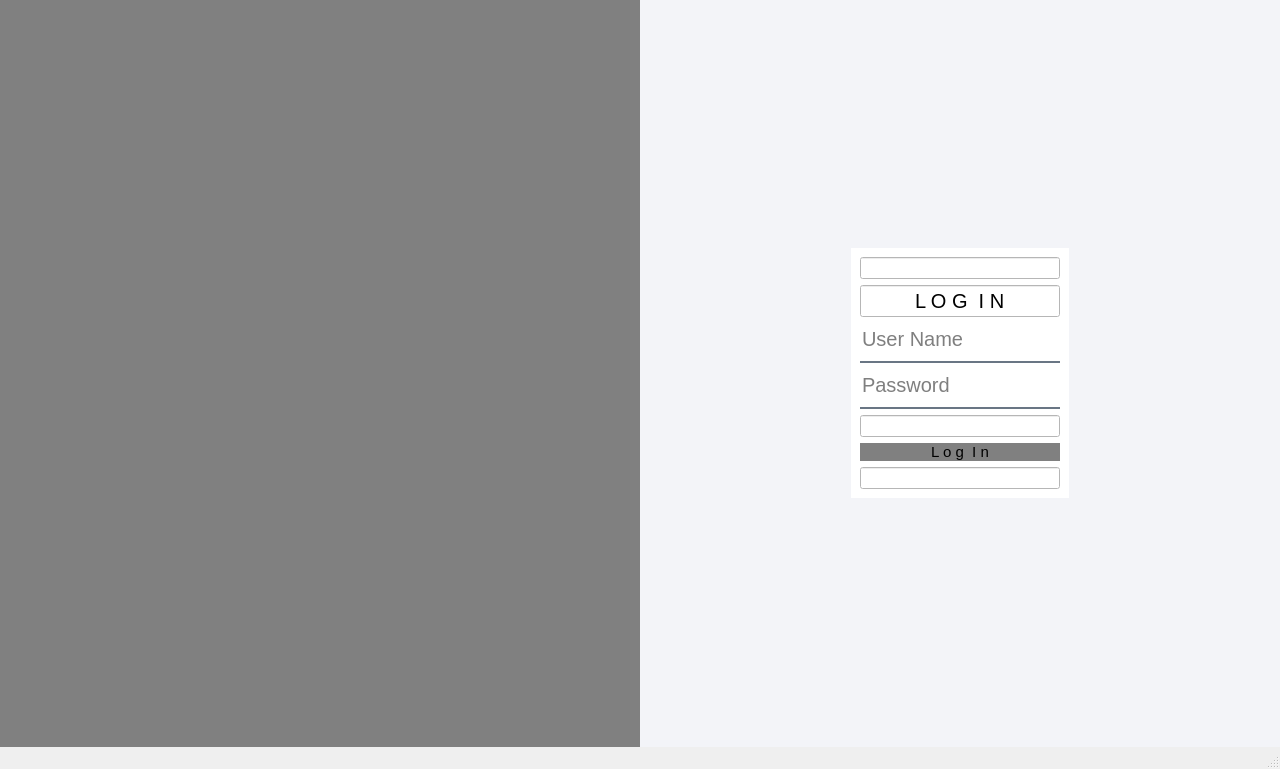
<?xml version="1.0" encoding="UTF-8"?>
<ui version="4.0">
 <class>Login</class>
 <widget class="QMainWindow" name="Login">
  <property name="windowModality">
   <enum>Qt::ApplicationModal</enum>
  </property>
  <property name="geometry">
   <rect>
    <x>0</x>
    <y>0</y>
    <width>1280</width>
    <height>769</height>
   </rect>
  </property>
  <property name="windowTitle">
   <string>MainWindow</string>
  </property>
  <widget class="QWidget" name="centralwidget">
   <layout class="QHBoxLayout" name="horizontalLayout" stretch="1,1">
    <property name="spacing">
     <number>0</number>
    </property>
    <property name="leftMargin">
     <number>0</number>
    </property>
    <property name="topMargin">
     <number>0</number>
    </property>
    <property name="rightMargin">
     <number>0</number>
    </property>
    <property name="bottomMargin">
     <number>0</number>
    </property>
    <item>
     <widget class="QWidget" name="widget_3" native="true">
      <property name="styleSheet">
       <string notr="true">background-image: url(:/images/login.png);
background-repeat:no-repeat;
background-position:center;
background-color:grey;</string>
      </property>
     </widget>
    </item>
    <item>
     <widget class="QWidget" name="widget_2" native="true">
      <property name="styleSheet">
       <string notr="true">background-color: rgb(243, 244, 248);</string>
      </property>
      <layout class="QGridLayout" name="gridLayout">
       <item row="0" column="0" alignment="Qt::AlignHCenter|Qt::AlignVCenter">
        <widget class="QWidget" name="widget" native="true">
         <property name="styleSheet">
          <string notr="true">background-color:white;
border: 2px solid rgba(255, 255, 255, .2);

box_shadow: 0 0 10px rgba(0, 0, 0, .2);</string>
         </property>
         <layout class="QVBoxLayout" name="verticalLayout">
          <item>
           <widget class="QLineEdit" name="lineEdit_2">
            <property name="readOnly">
             <bool>true</bool>
            </property>
           </widget>
          </item>
          <item>
           <widget class="QLineEdit" name="lineEdit">
            <property name="styleSheet">
             <string notr="true">font-size:20px;
color:black;</string>
            </property>
            <property name="text">
             <string>L O G  I N</string>
            </property>
            <property name="alignment">
             <set>Qt::AlignCenter</set>
            </property>
            <property name="readOnly">
             <bool>true</bool>
            </property>
           </widget>
          </item>
          <item>
           <widget class="QLineEdit" name="lineEdit_username">
            <property name="minimumSize">
             <size>
              <width>200</width>
              <height>40</height>
             </size>
            </property>
            <property name="font">
             <font>
              <pointsize>-1</pointsize>
              <underline>false</underline>
             </font>
            </property>
            <property name="styleSheet">
             <string notr="true">background-color:rgba(0,0,0,0);
border:none;
border-bottom:2px solid rgba(105,118,132,255);
color:rgba(255,255,255,230);
padding-bottom:7px;
font-size:20px;
color:black;</string>
            </property>
            <property name="text">
             <string/>
            </property>
            <property name="readOnly">
             <bool>false</bool>
            </property>
            <property name="placeholderText">
             <string>User Name</string>
            </property>
           </widget>
          </item>
          <item>
           <widget class="QLineEdit" name="lineEdit_password">
            <property name="minimumSize">
             <size>
              <width>200</width>
              <height>40</height>
             </size>
            </property>
            <property name="styleSheet">
             <string notr="true">background-color:rgba(0,0,0,0);
border:none;
border-bottom:2px solid rgba(105,118,132,255);
color:rgba(255,255,255,230);
padding-bottom:7px;
font-size:20px;
color:black;</string>
            </property>
            <property name="text">
             <string/>
            </property>
            <property name="echoMode">
             <enum>QLineEdit::Password</enum>
            </property>
            <property name="placeholderText">
             <string>Password</string>
            </property>
           </widget>
          </item>
          <item>
           <widget class="QLineEdit" name="lineEdit_4">
            <property name="readOnly">
             <bool>true</bool>
            </property>
           </widget>
          </item>
          <item>
           <widget class="QPushButton" name="loginBtn">
            <property name="styleSheet">
             <string notr="true">QPushButton
{
background-color:grey;
font-size:15px;
border-radius:15px;
}
QPushButton:hover
{
background-color:#4CAF50;
color:white;
}
QPushButton:pressed{
margin-left:1%px;

}
</string>
            </property>
            <property name="text">
             <string>L o g  I n</string>
            </property>
           </widget>
          </item>
          <item>
           <widget class="QLineEdit" name="lineEdit_3">
            <property name="readOnly">
             <bool>true</bool>
            </property>
           </widget>
          </item>
         </layout>
        </widget>
       </item>
      </layout>
     </widget>
    </item>
   </layout>
  </widget>
  <widget class="QStatusBar" name="statusbar"/>
 </widget>
 <resources/>
 <connections/>
</ui>
